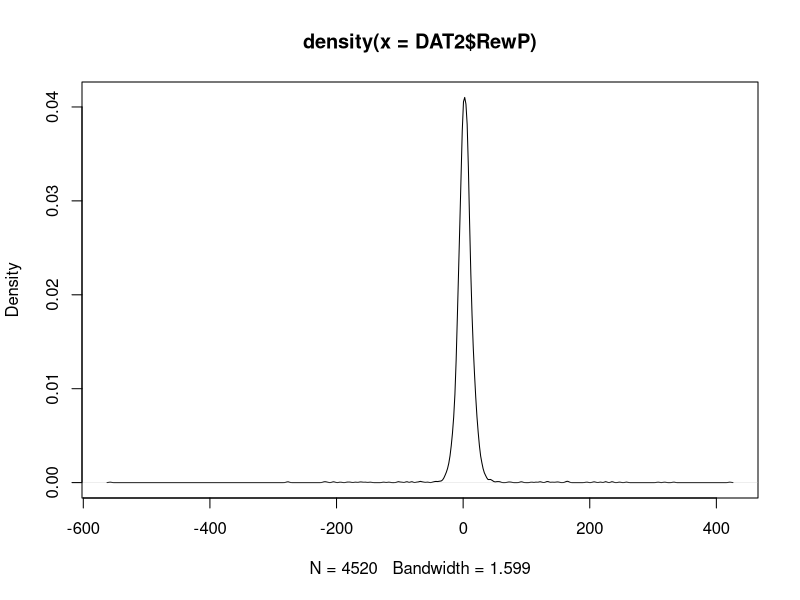
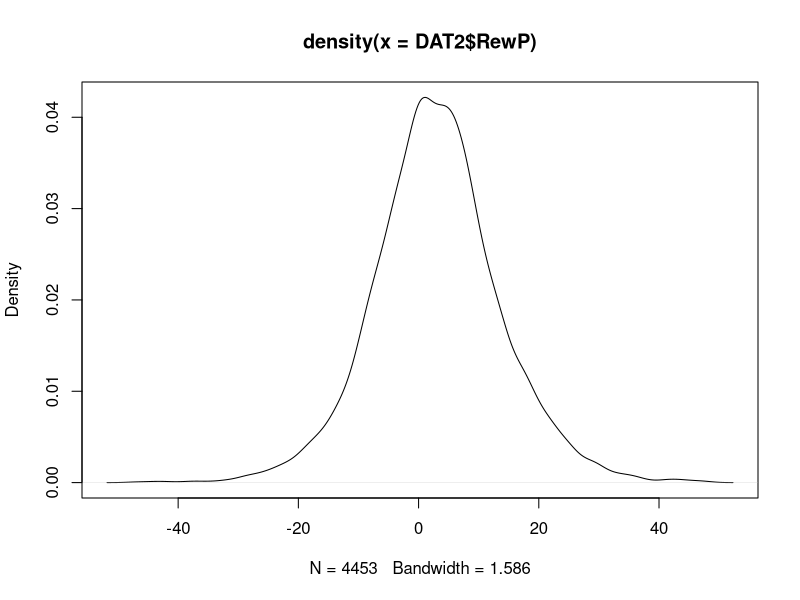
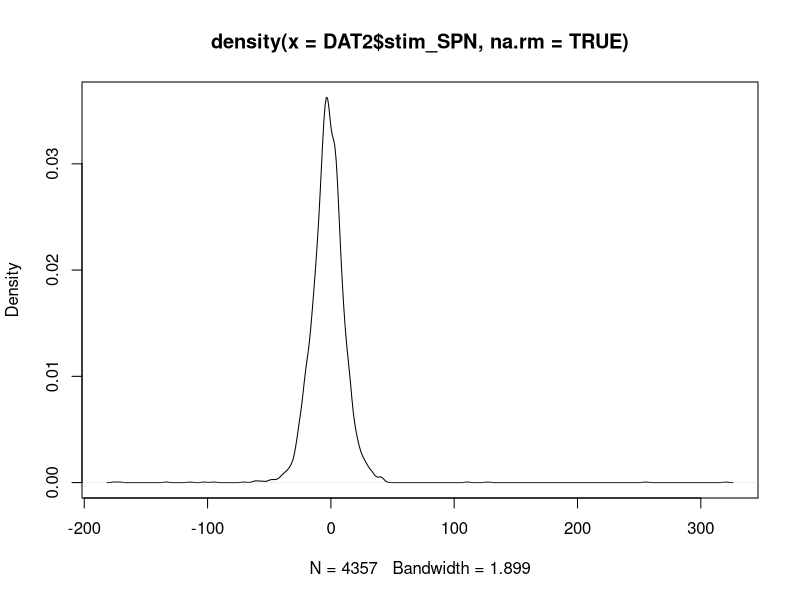
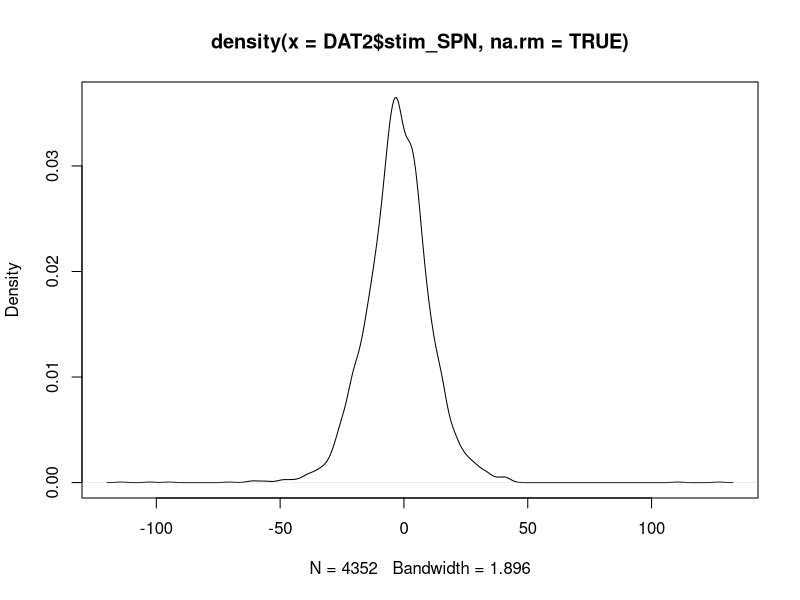
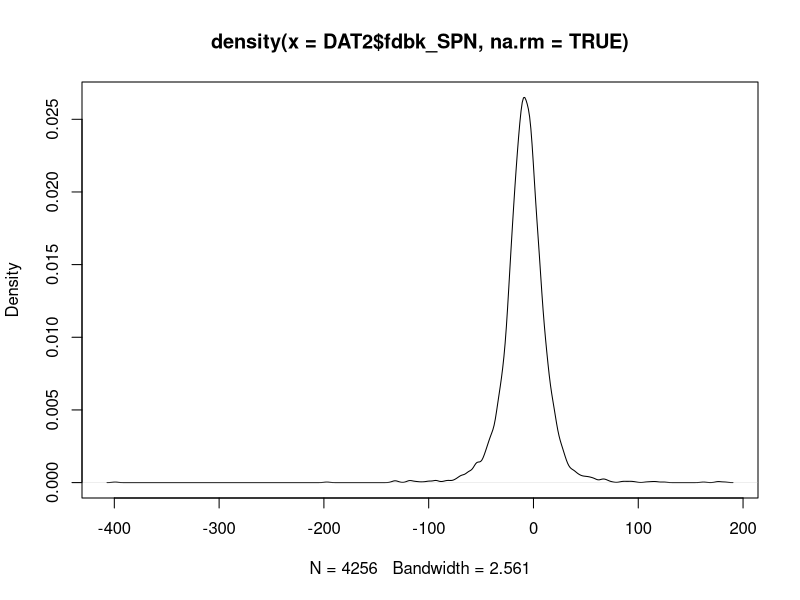
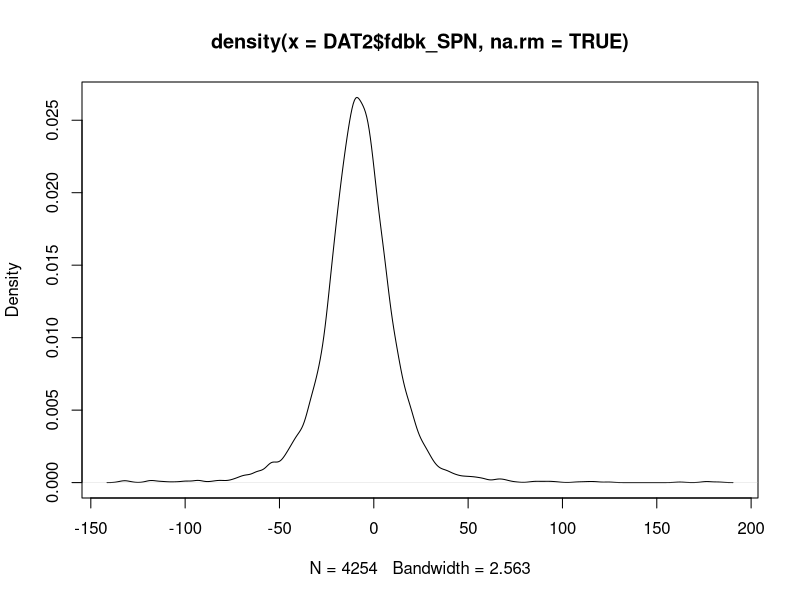

The R source for these figures, in order: (Note: this script raises an error after producing the figures.)
# Keith Lohse
# Date: 2019-06-25

## Opening libraries -----------------------------------------------------------
library("ggplot2"); library("lme4"); library("lmerTest");library("dplyr");
library("car")

# if you do not already have these libraries installed, you will need to run:
# install.packages("ggplot2"); install.packages("lme4"); install.packages("lmerTest");
# install.packages("dplyr"); install.packages("car")

## Set working Directory ------------------------------------------------
getwd()

setwd("~/GitHub/cat_learn/")
getwd()

# let's see what is in the data folder
list.files()


##  Create a new smaller dataframe, REST, PRE, PRAC ----------------------------
DATA <- read.csv("./data_MASTER.csv", 
                 header = TRUE, sep=",",na.strings=c("","NA"))
head(DATA)

DATA$trial.c<-(DATA$trial-mean(DATA$trial))/10 #1-unit change = 10 trials
DATA$stim_cat<-factor(DATA$stim_cat)
DATA$resp_cat<-factor(DATA$resp_cat)
DATA$next_resp_same_cat<-factor(DATA$next_resp_same_cat)
DATA$prev_resp_same_cat<-factor(DATA$prev_resp_same_cat)

# Removing NAs for missed responses (1 exclusion)
DAT2<-subset(DATA, correct != "NA")
# Removing NAs for artifact rejection in the RewP (92 exclusions)
DAT2<-subset(DAT2, RewP != "NA")

## Removing statistical outliers in the data -----------------------------------
# Removing RewP Outliers ----
summary(DAT2$RewP)
sd(DAT2$RewP, na.rm=TRUE)
quantile(DAT2$RewP, c(0.01,0.50,0.99), na.rm=TRUE)
plot(density(DAT2$RewP))

DAT2<-subset(DAT2, RewP >= -50)
DAT2<-subset(DAT2, RewP <= 50)
plot(density(DAT2$RewP))

# Removal of outlying ESPN and FSPN values.
# Removing Encoding SPN Outliers ----
summary(DAT2$stim_SPN)
sd(DAT2$stim_SPN, na.rm=TRUE)
plot(density(DAT2$stim_SPN, na.rm=TRUE))
quantile(DAT2$stim_SPN, c(0.0005,0.50,0.9995), na.rm=TRUE)

DAT2<-subset(DAT2, stim_SPN >= -130)
DAT2<-subset(DAT2, stim_SPN <= 130)
plot(density(DAT2$stim_SPN, na.rm=TRUE))


# Removing Feedback SPN Outliers ----
summary(DAT2$fdbk_SPN)
sd(DAT2$fdbk_SPN, na.rm=TRUE)
plot(density(DAT2$fdbk_SPN, na.rm=TRUE))
quantile(DAT2$fdbk_SPN, c(0.0005,0.50,0.9995), na.rm=TRUE)

DAT2<-subset(DAT2, fdbk_SPN >= -196)
DAT2<-subset(DAT2, fdbk_SPN <= 196)

plot(density(DAT2$fdbk_SPN, na.rm=TRUE))




## Merging the acquistion data with the learning data --------------------------
LEARN <- read.csv("./data_POST_AVE.csv", 
                 header = TRUE, sep=",",na.strings=c("","NA"))
head(LEARN)



# selecting the subset of columns we want (ignoring individual categories for now)
head(LEARN[c(1,2,8,14,15,21,27,28,29,30,36:46)])

LEARN2<-LEARN[c(1,2,8,14,15,21,27,28,29,30,36:46)]

COMB <- merge(DAT2, LEARN2, by ="subID")
head(COMB)

## -------------------------- Overall Analyses ---------------------------------
## ------------------------ Single Trial Analyses ------------------------------
## Improvement Over Time During Practice ---------------------------------------
## Does accuracy improve over time?
head(COMB)
COMB$hit_binom<-(COMB$hit+1)/2
COMB$sterile.c<-(as.numeric(COMB$acq_cond)-1.5)*2
summary(as.factor(COMB$sterile))
summary(COMB$trial.c)

contrasts(COMB$stim_cat)<-contr.poly(5)

p01<-glmer(hit_binom~
             # Fixed-effects
             1+sterile.c*trial.c+ # adding in interaction
             # Random-effects
             (1+trial.c|subID)+(1|stim_cat)+(1|subID:stim_cat), data=COMB, family = binomial)

summary(p01)
Anova(p01, type=c("III"))  


## Aggregate RewP --------------------------------------------------------------
POST <- read.csv("./data_POST_LONG.csv", 
                 header = TRUE, sep=",",na.strings=c("","NA"))
POST$sterile.c<-(as.numeric(POST$acq_cond)-1.5)*2
head(POST)
AVE<-subset(POST, post_cond=="game" & rotated=="-1")
AVE<-subset(AVE, RewP_diff_Windows!="NA")
summary(AVE$RewP_diff_Windows)

m02<-lm(RewP_diff_Windows~sterile.c, data=AVE)
summary(m02)
anova(m02)
t.test(RewP_diff_Windows~acq_cond, data=AVE, paired=FALSE, var.equal=TRUE)


## Primary Analysis: Engagement --------------------------------------------------
head(AVE)
m05<-lm(eng_total~acq_cond, data=AVE)
summary(m05)
t.test(eng_total~acq_cond, data=AVE ,var.equal=TRUE)


## Practice Performance as a funciton of RewP ----------------------------------
head(LEARN)
LEARN$sterile.c<-(as.numeric(LEARN$acq_cond)-1.5)*2

m00a<-lm(sqrt(acq_total)~sterile.c+RewP_diff_Windows, data=LEARN)
summary(m00a)
#plot(m00b)
summary(LEARN$acq_cond)

m00b<-lm(sqrt(acq_total)~sterile.c+RewP_hit_ave_Windows+RewP_miss_ave_Windows, 
         data=LEARN)
summary(m00b)
#plot(m00b)
## -----------------------------------------------------------------------------



## Figure 3: Plot of Accuracy over Time by Category ----------------------------
labels <- c(game = "Game Group", sterile = "Sterile Group")

ggplot(data = COMB, 
       mapping = aes(x = trial, y = hit_binom)) +
  geom_jitter(aes(fill=stim_cat), pch=21, size= 2, height=0.01) + 
  stat_smooth(aes(color=stim_cat, lty=stim_cat), lwd=1.5, method="lm", se=FALSE)+
  facet_wrap(~acq_cond, labeller=labeller(acq_cond=labels))+
  scale_x_continuous(name = "Trial Number") +
  scale_y_continuous(name = "Proportion Correct")+
  scale_linetype_manual(name="Stimulus Category",
                    breaks=c("1", "2", "3", "4", "5"),
                    labels=c("Cat 1", "Cat 2", "Cat 3", "Cat 4", "Cat 5"),
                    values = c(1,2,4,5,6))+
  scale_fill_manual(name="Stimulus Category",
                    breaks=c("1", "2", "3", "4", "5"),
                    labels=c("Cat 1", "Cat 2", "Cat 3", "Cat 4", "Cat 5"),
                    values = c("black", "grey20", "grey30", "grey40", "grey50"))+
  scale_color_manual(name="Stimulus Category",
                    breaks=c("1", "2", "3", "4", "5"),
                    labels=c("Cat 1", "Cat 2", "Cat 3", "Cat 4", "Cat 5"),
                    values = c("black", "grey20", "grey30", "grey40", "grey50"))+
  theme(axis.text=element_text(size=16, colour="black"), 
        axis.title=element_text(size=16,face="bold"),
        legend.text=element_text(size=16),
        legend.title=element_text(size=16,face="bold"),
        strip.text = element_text(size=16, face="bold"),
        legend.position = "bottom")
## -----------------------------------------------------------------------------



## Sequential Effects on the RewP -----------------------------------------------
head(COMB)
SEQ <- subset(COMB, prev_resp_hit != "NA")
summary(as.factor(SEQ$sterile.c))  
summary(as.factor(SEQ$hit))  
summary(as.factor(SEQ$prev_resp_hit))  


s01<-lmer(RewP~
            # Fixed-effects
            1+sterile.c*trial.c*hit*prev_resp_hit+ # adding in interaction
            # Random-effects
            (1+trial.c|subID)+(1|stim_cat)+(1|subID:stim_cat), data=SEQ, REML=FALSE)

summary(s01)

Anova(s01, type=c("III"))


## Figure 6A: Sequential Effect on RewP ----------------------------------------
head(COMB)
labels <- c(correct = "Previous Correct", incorrect = "Previous Incorrect")

ggplot(data = SEQ, 
       mapping = aes(x = correct, y = RewP)) +
  geom_jitter(aes(fill=correct), position=position_jitterdodge(dodge.width=1), 
              pch=21, size=3, alpha = .6) + 
  geom_boxplot(aes(fill=correct), alpha = .8, notch=FALSE, 
               col="black", lwd=1, outlier.shape=NA)+
  scale_fill_manual(values = c("grey40", "white"))+
  facet_wrap(~prev_resp_correct, labeller=labeller(prev_resp_correct=labels))+
  scale_x_discrete(name = "Current Response") +
  scale_y_continuous(name = expression("sFA ("*mu*"V)"), limits=c(-50,50))+
  theme(axis.text=element_text(size=16, colour="black"), 
        axis.title=element_text(size=16,face="bold"),
        strip.text = element_text(size=16, face="bold"),
        legend.position = "none")


## Figure 6B: RewP Over Time ---------------------------------------------------
head(COMB)
labels <- c(correct = "Previous Correct", incorrect = "Previous Incorrect")

ggplot(data = SEQ, 
       mapping = aes(x = trial, y = RewP)) +
  geom_point(aes(fill=correct), pch=21, size=3, alpha = .6) + 
  stat_smooth(aes(lty=correct), col="black", method="lm", lwd = 1.5, se=FALSE)+
  facet_wrap(~prev_resp_correct, labeller=labeller(prev_resp_correct=labels))+
  scale_x_continuous(name = "Trial Number") +
  scale_y_continuous(name = expression("sFA ("*mu*"V)"), limits=c(-50,50))+
  scale_linetype_manual(name="Current Response",
                        breaks=c("correct", "incorrect"),
                        labels=c("Correct", "Incorrect"),
                        values = c(1,4))+
  scale_fill_manual(name="Current Response",
                    breaks=c("correct", "incorrect"),
                    labels=c("Correct", "Incorrect"),
                    values = c("grey40","white"))+
  theme(axis.text=element_text(size=16, colour="black"), 
        axis.title=element_text(size=16,face="bold"),
        legend.text=element_text(size=16),
        legend.title=element_text(size=16,face="bold"),
        strip.text = element_text(size=16, face="bold"),
        legend.position = "bottom")






## Retaining or Changing Responses ---------------------------------------------
## Does RewP predict keeping the same response or changing your response
# the next time you see a stimulus of the same category:
NEXT<-subset(COMB, next_cat_change != "NA")
head(NEXT)
summary(NEXT$next_cat_change)
summary(NEXT$RewP)
NEXT$RewP.c<-NEXT$RewP-mean(NEXT$RewP)
summary(NEXT$RewP.c)
summary(as.factor(NEXT$hit))
summary(as.factor(NEXT$sterile.c))


n01<-glmer(next_cat_change~
             # Fixed-effects
             1+sterile.c*trial.c*RewP.c*hit+ # adding in interaction
             # Random-effects
             (1+trial.c|subID)+(1|stim_cat)+(1|subID:stim_cat), data=NEXT, family = binomial)


summary(n01)
Anova(n01, type=c("III"))

xtabs(sterile.c~acq_cond, NEXT)

## Figure 6A: Plot of Accuracy over Time by Category ---------------------------
labels <- c(game = "Game Group", sterile = "Sterile Group")

ggplot(data = NEXT, 
       mapping = aes(x = trial, y = next_cat_change)) +
  geom_jitter(aes(fill=stim_cat), pch=21, size= 2, height=0.01) + 
  stat_smooth(aes(col=stim_cat, lty=stim_cat), lwd=1.5, method="lm", se=FALSE)+
  facet_wrap(~acq_cond, labeller=labeller(acq_cond=labels))+
  scale_linetype_manual(name="Stimulus Category",
                        breaks=c("1", "2", "3", "4", "5"),
                        labels=c("Cat 1", "Cat 2", "Cat 3", "Cat4", "Cat 5"),
                        values = c(1,2,4,5,6))+
  scale_fill_manual(name="Stimulus Category",
                    breaks=c("1", "2", "3", "4", "5"),
                    labels=c("Cat 1", "Cat 2", "Cat 3", "Cat4", "Cat 5"),
                    values = c("black", "grey20", "grey30", "grey40", "grey50"))+
  scale_color_manual(name="Stimulus Category",
                     breaks=c("1", "2", "3", "4", "5"),
                     labels=c("Cat 1", "Cat 2", "Cat 3", "Cat4", "Cat 5"),
                     values = c("black", "grey20", "grey30", "grey40", "grey50"))+
  scale_x_continuous(name = "Trial Number") +
  scale_y_continuous(name = "Proportion of Change")+
  theme(axis.text=element_text(size=16, colour="black"), 
        axis.title=element_text(size=16,face="bold"),
        legend.text=element_text(size=16),
        legend.title=element_text(size=16,face="bold"),
        strip.text = element_text(size=16, face="bold"),
        legend.position = "bottom")

## Figure 6B: Switching by Trial and Accuracy ----------------------------------
labels <- c(game = "Game Group", sterile = "Sterile Group")

ggplot(data = NEXT, 
       mapping = aes(x = trial, y = next_cat_change)) +
  geom_point(aes(fill=correct), pch=21, size=3, alpha = .6) + 
  stat_smooth(aes(lty=correct, col=correct), method="lm", lwd = 1.5, se=FALSE)+
  facet_wrap(~acq_cond, labeller=labeller(acq_cond=labels))+
  scale_x_continuous(name = "Trial Number") +
  scale_y_continuous(name = "Proportion of Change")+
  scale_linetype_manual(name="Current Response",
                        breaks=c("correct", "incorrect"),
                        labels=c("Correct", "Incorrect"),
                        values = c(1,4))+
  scale_color_manual(name="Current Response",
                    breaks=c("correct", "incorrect"),
                    labels=c("Correct", "Incorrect"),
                    values = c("black","black"))+
  scale_fill_manual(name="Current Response",
                    breaks=c("correct", "incorrect"),
                    labels=c("Correct", "Incorrect"),
                    values = c("grey20","white"))+
  theme(axis.text=element_text(size=16, colour="black"), 
        axis.title=element_text(size=16,face="bold"),
        legend.text=element_text(size=16),
        legend.title=element_text(size=16,face="bold"),
        strip.text = element_text(size=16, face="bold"),
        legend.position = "bottom")
## -----------------------------------------------------------------------------

## Figure 6C: Switching by RewP and Accuracy ----------------------------------
labels <- c(game = "Game Group", sterile = "Sterile Group")

head(NEXT)

ggplot(data = NEXT, 
       mapping = aes(x = RewP, y = next_cat_change)) +
  geom_point(aes(fill=correct), pch=21, size=3, alpha = .6) + 
  stat_smooth(aes(lty=correct, col=correct), method="lm", lwd = 1.5, se=FALSE)+
  facet_wrap(~acq_cond, labeller=labeller(acq_cond=labels))+
  scale_x_continuous(name = expression("Current sFA ("*mu*"V)")) +
  scale_y_continuous(name = "Proportion of Change")+
  scale_linetype_manual(name="Current Response",
                        breaks=c("correct", "incorrect"),
                        labels=c("Correct", "Incorrect"),
                        values = c(1,4))+
  scale_color_manual(name="Current Response",
                     breaks=c("correct", "incorrect"),
                     labels=c("Correct", "Incorrect"),
                     values = c("black","black"))+
  scale_fill_manual(name="Current Response",
                    breaks=c("correct", "incorrect"),
                    labels=c("Correct", "Incorrect"),
                    values = c("black","white"))+  
  theme(axis.text=element_text(size=16, colour="black"), 
        axis.title=element_text(size=16,face="bold"),
        legend.text=element_text(size=16),
        legend.title=element_text(size=16,face="bold"),
        strip.text = element_text(size=16, face="bold"),
        legend.position = "bottom")
## -----------------------------------------------------------------------------


## Registered Analyses: Effects on Learning ------------------------------------
head(POST)
POST$sterile<-(as.numeric(POST$acq_cond)-1.5)*2
summary(as.factor(POST$sterile))  

m01<-lmer(rt_correct~
            # Fixed-effects
            1+
            sterile*retention*rotated+ # adding in interaction
            # Random-effects
            (1|subID)+(1|retention:subID)+(1|rotated:subID), data=POST, REML=FALSE)
Anova(m01, type="III")
summary(m01)



## Figure 3A: Number Correct as a Function of Group, Condition, and Rotation -----
labels <- c(game = "Game Group", sterile = "Sterile Group")

ggplot(data = POST, 
       mapping = aes(x = post_cond, y = num_correct)) +
  geom_jitter(aes(fill=as.factor(rotated)), position=position_jitterdodge(dodge.width=0.75), 
              pch=21, size=1.5, stroke=1, col="black", alpha = .8) + 
  geom_boxplot(aes(fill=as.factor(rotated)), alpha = .8, notch=FALSE, 
               col="black", lwd=1, outlier.shape=NA)+
  facet_wrap(~acq_cond, labeller=labeller(acq_cond=labels))+
  scale_x_discrete(name = "Post-Test Condition") +
  scale_y_continuous(name = "Number Correct")+
  scale_fill_manual(name="Stimulus Orientation",
                    breaks=c("-1", "1"),
                    labels=c("Original", "Rotated"),
                    values = c("grey20", "white"))+
  theme(axis.text=element_text(size=16, colour="black"), 
        axis.title=element_text(size=16,face="bold"),
        legend.text=element_text(size=16),
        legend.title=element_text(size=16,face="bold"),
        strip.text = element_text(size=16, face="bold"),
        legend.position = "bottom")







## Primary Analysis: Response Time on Correct Trials ---------------------------
m01<-lmer(md_crt_time~
            # Fixed-effects
            1+
            sterile*retention*rotated+ # adding in interaction
            # Random-effects
            (1|subID)+(1|retention:subID)+(1|rotated:subID), data=POST, REML=FALSE)

Anova(m01, type = "III")
summary(m01)



## Figure 3B: Median Correct Response Time as a Function of Group --------------
## Condition, and Rotation 
labels <- c(game = "Game Group", sterile = "Sterile Group")

ggplot(data = POST, 
       mapping = aes(x = post_cond, y = md_crt_time)) +
  geom_jitter(aes(fill=as.factor(rotated)), position=position_jitterdodge(dodge.width=0.75), 
              pch=21, size=1.5, stroke=1, col="black", alpha = .8) + 
  geom_boxplot(aes(fill=as.factor(rotated)), alpha = .8, notch=FALSE, 
               col="black", lwd=1, outlier.shape=NA)+
  facet_wrap(~acq_cond, labeller=labeller(acq_cond=labels))+
  scale_x_discrete(name = "Post-Test Condition") +
  scale_y_continuous(name = "Median Response Time on\n Correct Trials (s)")+
  scale_fill_manual(name="Stimulus Orientation",
                    breaks=c("-1", "1"),
                    labels=c("Original", "Rotated"),
                    values = c("grey20", "white"))+
  theme(axis.text=element_text(size=16, colour="black"), 
        axis.title=element_text(size=16,face="bold"),
        legend.text=element_text(size=16),
        legend.title=element_text(size=16,face="bold"),
        strip.text = element_text(size=16, face="bold"),
        legend.position = "bottom")




## Primary Analysis: RewP -------------------------------------------------------
head(LEARN)
LEARN$rt_correct<-sqrt(LEARN$post_total)
LEARN$rt_acq_correct<-sqrt(LEARN$acq_total)

m02b<-(lm(rt_correct~acq_cond+RewP_ave+rt_acq_correct, data=LEARN))
summary(m02b)
#plot(m02b)

## Primary Analysis: Engagement ------------------------------------------------
head(LEARN)
t.test(eng_total~acq_cond, data=LEARN)
m03a<-(lm(rt_acq_correct~acq_cond+eng_total, data=LEARN))
summary(m05)

m03b<-(lm(RewP_ave~acq_cond+eng_total, data=LEARN))
summary(m03b)


m03c<-(lm(rt_correct~acq_cond+eng_total+rt_acq_correct, data=LEARN))
summary(m05c)
#plot(m05b)

head(LEARN)


## -------------------- Supplemental Analyses ----------------------------------
# Non-Mediated Models of Post-Test Performance
summary(lm(rt_correct~RewP_diff_Windows, data=LEARN))
summary(lm(rt_correct~sterile.c, data=LEARN))

head(LEARN)

# Encoding Stimulus Preceding Negativity
summary(lm(enc_SPN~sterile.c, data=LEARN))
summary(lm(rt_acq_correct~sterile.c+enc_SPN, data=LEARN))
summary(lm(rt_correct~sterile.c+enc_SPN, data=LEARN))
summary(lm(RewP_diff_Windows~sterile.c+enc_SPN, data=LEARN))



# Feedback Stimulus Preceding Negativity
summary(lm(fb_SPN~RewP_diff_Windows, data=LEARN))
summary(lm(rt_acq_correct~sterile.c+fb_SPN, data=LEARN))
summary(lm(rt_correct~sterile.c+fb_SPN, data=LEARN))
summary(lm(RewP_diff_Windows~sterile.c+fb_SPN, data=LEARN))


## ------------------ Simulation code ------------------------------------------
#"Dissociating the Contributions of Reward-Prediction Errors to Trial-Level Adaptation and Long-Term Learning"
#Lohse KR, Miller MW, Daou M, Valerius W, & Jones M
#17 Jan 2019

makeseq = function(){return(sample(rep(1:5,16)))} #create random ordering of stimuli; categories are coded 1:5 and each appears 16 times

learn = function(alpha,temp,sigmaR,sigmaEEG){ #simulate one subject
  #alpha = learning rate, temp = choice temperature, sigmaR = trial-level reward variance, sigmaEEG = observation noise variance in sFA
  w = matrix(-.6,5,5) #association weights, cat by response, initialized at chance values (20% reward 1, 80% reward -1)
  r = rep(0,80) #response on each trial
  delta = rep(0,80) #prediction error on each trial
  c = makeseq() #stimulus sequence -- actually just sequence of correct categories
  for(t in 1:80){ #loop trials
    r[t] = sample(5,1,prob=exp(w[c[t],]/temp)) #choose response by softmax
    delta[t] = ((r[t]==c[t])*2-1)*rnorm(1,1,sigmaR) - w[c[t],r[t]] #prediction error: reward as +/- N(0,sigmaR), minus prediction
    w[c[t],r[t]] = w[c[t],r[t]] + alpha*delta[t] #update association for current cat and response
  }
  delta = delta + rnorm(80,0,sigmaEEG) #add noise to observed delta, to model sFA signal
  return(cbind(c,r,delta)) #returns matrix of [cat,resp,delta] x trial
}

getprevcorr = function(cat,resp){ #determine whether previous response to current cat was correct, for all trials in the input sequence
  #cat = category sequence, resp = response sequence
  prevcorr = rep(-1,length(cat))
  for(t in 2:length(cat)){ #loop trials
    if(any(cat[1:(t-1)]==cat[t])) { #skip if this is first instance of this category, leaving value as -1
      prevtrial = max(which(cat[1:(t-1)]==cat[t])) #most recent instance of this category
      prevcorr[t] = resp[prevtrial]==cat[prevtrial] #1 if previous response was correct, 0 if incorrect
    }
  }
  return(prevcorr)
}

getnextswitch = function(cat,resp){ #determine whether next response to current cat switches from current response, for all trials in the input sequence
  #cat = category sequence, resp = response sequence
  nextswitch = rep(-1,length(cat))
  for(t in 1:(length(cat)-1)){ #loop trials
    if(any(cat[(t+1):length(cat)]==cat[t])) { #skip if this is last instance of this category, leaving value as -1
      nexttrial = min(which(cat[(t+1):length(cat)]==cat[t])) + t #next instance of this category
      nextswitch[t] = resp[nexttrial]!=resp[t] #1 if response switched, 0 otherwise
    }
  }
  return(nextswitch)
}

makeplots = function(accRewP,meandelta,switchratebytrial,deltacorrswitch){ #Figs 8-9 in paper
  #accRewP = number correct and RewP for each subject
  #meandelta = mean delta by trial number and trial type
  #switchratebytrial = switch rate by trial number and trial type
  #deltacorrswitch = [delta, correctness, response switch] on all nonterminal trials
  par(mfrow=c(2,2),mgp=c(1.5,.3,0)) #set up plots
  ##Panel A: scatterplot of accuracy by RewP across subjects
  plot(accRewP[,2],accRewP[,1],pch=16,cex=.5,ylim=c(0,80),yaxp=c(0,80,4),col=rgb(0,0,0,.05),xlab='Simulated RewP',ylab='Accuracy',cex.axis=.75,tck=-.03)
  title('A',adj=0,line=1)
  ##Panel B: sequential effects on delta
  plot(2:80,meandelta[2:80,'CC'],ylim=c(-1,2),yaxp=c(-1,2,3),ty='l',xlab='Trial',ylab='Simulated sFA',cex.axis=.75,tck=-.03) #previous correct, current correct
  lines(2:80,meandelta[2:80,'IC'],lty=2) #previous incorrect, current correct
  lines(2:80,meandelta[2:80,'CI'],col='red') #previous correct, current incorrect
  lines(2:80,meandelta[2:80,'II'],lty=2,col='red') #previous incorrect, current incorrect
  title('B',adj=0,line=1)
  ##Panel C: switch probabilility by trial
  plot(1:79,switchratebytrial[1:79,'C'],ylim=0:1,ty='l',xlab='Trial',ylab='Switch Proportion',cex.axis=.75,yaxp=c(0,1,2),tck=-.03) #current correct
  lines(1:79,switchratebytrial[1:79,'I'],col='red') #current incorrect
  title('C',adj=0,line=1)
  ##Panel D: switch probability by delta
  bins = 50 #number of bins for delta values in plot
  #switch probability following correct responses
  if(length(unique(deltacorrswitch[deltacorrswitch[,2]==1,1])) < bins){ #fewer unique delta values than bins; use unique values in plot
    vals = sort(unique(deltacorrswitch[deltacorrswitch[,2]==1,1])) #all unique values of delta following correct responses
    breaks = c(1.5*vals[1]-.5*vals[2],(vals[1:(length(vals)-1)]+vals[2:length(vals)])/2,1.5*vals[length(vals)]-.5*vals[length(vals)-1]) #breaks equally spaced between unique values
  }
  else {
    vals = sort(deltacorrswitch[deltacorrswitch[,2]==1,1]) #all individual values of delta following correct responses
    breaks = vals[c(1,length(vals)*(1:bins)/bins)] #breaks are all 1/bins quartiles
  }
  switchprobs = hist(deltacorrswitch[deltacorrswitch[,2]==1&deltacorrswitch[,3]==1,1],breaks=breaks,plot=F)$counts/hist(deltacorrswitch[deltacorrswitch[,2]==1,1],breaks=breaks,plot=F)$counts
  plot((breaks[1:(length(breaks)-1)]+breaks[2:length(breaks)])/2,switchprobs,xlab='Simulated sFA',ylab='Switch Proportion',ty='l',xlim=range(deltacorrswitch[,1]),ylim=0:1,cex.axis=.75,yaxp=c(0,1,2),tck=-.03)
  #switch probability following error responses
  if(length(unique(deltacorrswitch[deltacorrswitch[,2]==0,1])) < bins){ #fewer unique delta values than bins; use unique values in plot
    vals = sort(unique(deltacorrswitch[deltacorrswitch[,2]==0,1])) #all unique values of delta following error responses
    breaks = c(1.5*vals[1]-.5*vals[2],(vals[1:(length(vals)-1)]+vals[2:length(vals)])/2,1.5*vals[length(vals)]-.5*vals[length(vals)-1]) #breaks equally spaced between unique values
  }
  else {
    vals = sort(deltacorrswitch[deltacorrswitch[,2]==0,1]) #all individual values of delta following error responses
    breaks = vals[c(1,length(vals)*(1:bins)/bins)] #breaks are all 1/bins quartiles
  }
  switchprobs = hist(deltacorrswitch[deltacorrswitch[,2]==0&deltacorrswitch[,3]==1,1],breaks=breaks,plot=F)$counts/hist(deltacorrswitch[deltacorrswitch[,2]==0,1],breaks=breaks,plot=F)$counts
  lines((breaks[1:(length(breaks)-1)]+breaks[2:length(breaks)])/2,switchprobs,col='red')
  title('D',adj=0,line=1)
}

main = function(n,alpha,temp,sigmaR,sigmaEEG){
  #n = number of subjects, alpha = learning rate, temp = choice temperature, sigmaR = trial-level reward variance, sigmaEEG = observation noise variance in sFA
  accRewP = matrix(nrow=n,ncol=2) #subject x [number correct, RewP]
  perf = rep(0,80) #mean correct by trial (across subjects)
  meandelta = matrix(0,80,4) #mean delta by trial number and trial type
  colnames(meandelta)=c('CC','IC','CI','II') #trial types for meandelta: [previous instance, current trial]; C=Correct, I=Incorrect
  meandeltacounts = matrix(0,80,4) #counts of trial types for meandelta, at each trial number
  switchratebytrial = matrix(0,80,2) #switch rate; trial number x current accuracy
  colnames(switchratebytrial) = c('C','I') #trial types for switchratebytrial: Correct or Incorrect
  switchcountsbytrial = matrix(0,80,2) #counts of trial types for switchratebytrial, at each trial number
  deltacorrswitch = matrix(0,n*75,3) #tracking delta, current-trial accuracy, and response switch over all trials (excluding final trial for each subject and category)
  for(i in 1:n) { #loop subjects
    data = learn(alpha,temp,sigmaR,sigmaEEG) #simulate subject; returns [cat resp delta] x trial
    currentcorr = (data[,1]==data[,2]) #whether correct on current trial, by trial number
    accRewP[i,1] = sum(currentcorr) #total number correct for this subject
    accRewP[i,2] = mean(data[currentcorr==1,3]) - mean(data[currentcorr==0,3]) #RewP for this subject
    perf = perf + currentcorr #add performance for this subject (will normalize below)
    #sequential effects on delta
    prevcorr = getprevcorr(data[,1],data[,2]) #whether correct on previous instance of current cat, for all trials; 0/1 or -1 for NA
    meandelta[prevcorr==1&currentcorr==1,'CC'] = meandelta[prevcorr==1&currentcorr==1,'CC'] + data[prevcorr==1&currentcorr==1,3] #add deltas on CC trials (will normalize below)
    meandelta[prevcorr==0&currentcorr==1,'IC'] = meandelta[prevcorr==0&currentcorr==1,'IC'] + data[prevcorr==0&currentcorr==1,3] #add deltas on IC trials 
    meandelta[prevcorr==1&currentcorr==0,'CI'] = meandelta[prevcorr==1&currentcorr==0,'CI'] + data[prevcorr==1&currentcorr==0,3] #add deltas on CI trials
    meandelta[prevcorr==0&currentcorr==0,'II'] = meandelta[prevcorr==0&currentcorr==0,'II'] + data[prevcorr==0&currentcorr==0,3] #add deltas on II trials
    meandeltacounts = meandeltacounts + cbind(prevcorr==1&currentcorr==1, prevcorr==0&currentcorr==1, prevcorr==1&currentcorr==0, prevcorr==0&currentcorr==0) #update counts of trial types at all trial numbers
    #switch probability
    nextswitch = getnextswitch(data[,1],data[,2]) #whether next response to current cat switches from current response, for all trials; 0/1 or -1 for NA
    switchratebytrial[nextswitch==1&currentcorr==1,'C'] = switchratebytrial[nextswitch==1&currentcorr==1,'C'] + 1 #increment number of switches on all correct trials followed by a response switch (will normalize below)
    switchratebytrial[nextswitch==1&currentcorr==0,'I'] = switchratebytrial[nextswitch==1&currentcorr==0,'I'] + 1 #increment number of switches on all error trials followed by a response switch
    switchcountsbytrial = switchcountsbytrial + cbind(nextswitch!=-1&currentcorr==1,nextswitch!=-1&currentcorr==0) #update counts of trial types at all trial numbers
    deltacorrswitch[75*(i-1)+1:75,] = cbind(data[,3],currentcorr,nextswitch)[nextswitch!=-1,] #append lists of delta, correctness, and response switching for this subject, excluding final trial of each category
  }
  perf = perf/n #convert to mean
  meandelta[2:80,] = meandelta[2:80,]/meandeltacounts[2:80,] #convert to mean; counts for trial 1 will always be zero (other counts could be zero, especially if n is small)
  switchratebytrial[1:79,] = switchratebytrial[1:79,]/switchcountsbytrial[1:79,] #convert to mean; counts for last trial will always be zero
  makeplots(accRewP,meandelta,switchratebytrial,deltacorrswitch) #generate plots for Fig 8 or 9
  return(list(accRewP,perf,meandelta,switchratebytrial,deltacorrswitch,alpha,temp,sigmaR,sigmaEEG))
}
